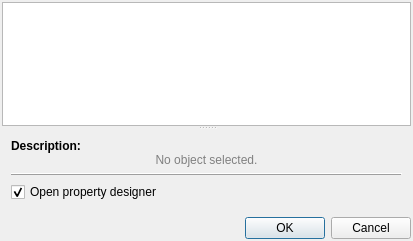
<?xml version="1.0" encoding="UTF-8"?>
<ui version="4.0">
 <class>NewPropertyWorkPanel</class>
 <widget class="QWidget" name="NewPropertyWorkPanel">
  <property name="geometry">
   <rect>
    <x>0</x>
    <y>0</y>
    <width>413</width>
    <height>241</height>
   </rect>
  </property>
  <property name="windowTitle">
   <string>New property</string>
  </property>
  <layout class="QVBoxLayout" name="verticalLayout_2">
   <property name="margin">
    <number>2</number>
   </property>
   <item>
    <widget class="QSplitter" name="splitter">
     <property name="orientation">
      <enum>Qt::Vertical</enum>
     </property>
     <widget class="QListView" name="listView">
      <property name="sizePolicy">
       <sizepolicy hsizetype="Preferred" vsizetype="Preferred">
        <horstretch>0</horstretch>
        <verstretch>0</verstretch>
       </sizepolicy>
      </property>
      <property name="focusPolicy">
       <enum>Qt::NoFocus</enum>
      </property>
      <property name="iconSize">
       <size>
        <width>64</width>
        <height>64</height>
       </size>
      </property>
      <property name="resizeMode">
       <enum>QListView::Adjust</enum>
      </property>
      <property name="viewMode">
       <enum>QListView::IconMode</enum>
      </property>
     </widget>
     <widget class="QWidget" name="layoutWidget">
      <layout class="QVBoxLayout" name="verticalLayout">
       <item>
        <widget class="QLabel" name="descriptionLabel">
         <property name="sizePolicy">
          <sizepolicy hsizetype="Preferred" vsizetype="Minimum">
           <horstretch>0</horstretch>
           <verstretch>0</verstretch>
          </sizepolicy>
         </property>
         <property name="text">
          <string>&lt;!DOCTYPE HTML PUBLIC &quot;-//W3C//DTD HTML 4.0//EN&quot; &quot;http://www.w3.org/TR/REC-html40/strict.dtd&quot;&gt;
&lt;html&gt;&lt;head&gt;&lt;meta name=&quot;qrichtext&quot; content=&quot;1&quot; /&gt;&lt;style type=&quot;text/css&quot;&gt;
p, li { white-space: pre-wrap; }
&lt;/style&gt;&lt;/head&gt;&lt;body style=&quot; font-family:'Ubuntu'; font-size:9pt; font-weight:400; font-style:normal;&quot;&gt;
&lt;table border=&quot;0&quot; style=&quot;-qt-table-type: root; margin-top:4px; margin-bottom:4px; margin-left:4px; margin-right:4px;&quot;&gt;
&lt;tr&gt;
&lt;td style=&quot;border: none;&quot;&gt;
&lt;p style=&quot; margin-top:0px; margin-bottom:0px; margin-left:0px; margin-right:0px; -qt-block-indent:0; text-indent:0px;&quot;&gt;&lt;span style=&quot; font-weight:600; color:#000000;&quot;&gt;Description:&lt;/span&gt;&lt;/p&gt;
&lt;p align=&quot;center&quot; style=&quot; margin-top:0px; margin-bottom:0px; margin-left:0px; margin-right:0px; -qt-block-indent:0; text-indent:0px;&quot;&gt;&lt;span style=&quot; font-family:'Courier New,courier'; color:#808080;&quot;&gt;No object selected.&lt;/span&gt;&lt;/p&gt;&lt;/td&gt;&lt;/tr&gt;&lt;/table&gt;&lt;/body&gt;&lt;/html&gt;</string>
         </property>
         <property name="alignment">
          <set>Qt::AlignLeading|Qt::AlignLeft|Qt::AlignTop</set>
         </property>
        </widget>
       </item>
       <item>
        <widget class="QFrame" name="frame">
         <property name="frameShape">
          <enum>QFrame::HLine</enum>
         </property>
         <property name="frameShadow">
          <enum>QFrame::Raised</enum>
         </property>
        </widget>
       </item>
       <item>
        <widget class="QCheckBox" name="openObjectDesignerCB">
         <property name="text">
          <string>Open property designer</string>
         </property>
         <property name="checked">
          <bool>true</bool>
         </property>
        </widget>
       </item>
      </layout>
     </widget>
    </widget>
   </item>
   <item>
    <widget class="QDialogButtonBox" name="buttonBox">
     <property name="standardButtons">
      <set>QDialogButtonBox::Cancel|QDialogButtonBox::Ok</set>
     </property>
    </widget>
   </item>
  </layout>
 </widget>
 <layoutdefault spacing="6" margin="9"/>
 <resources/>
 <connections/>
 <designerdata>
  <property name="gridDeltaX">
   <number>18</number>
  </property>
  <property name="gridDeltaY">
   <number>10</number>
  </property>
  <property name="gridSnapX">
   <bool>false</bool>
  </property>
  <property name="gridSnapY">
   <bool>true</bool>
  </property>
  <property name="gridVisible">
   <bool>true</bool>
  </property>
 </designerdata>
</ui>
